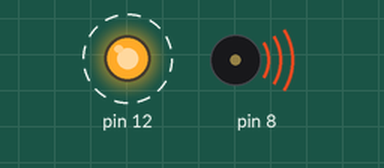
A program run on a simulated Arduino Nano, built with avr-gcc and run on an emulated ATmega328P. Parts: output pins drawn as LEDs (lit = HIGH), buzzer (waves = sounding). Dashed ring = blinking.

Above: at 0.2 s.
At 4.7 s:
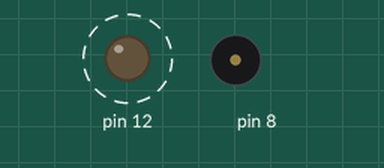
Timing chart, 0 to 5.2 s (numbered marks = the images above):
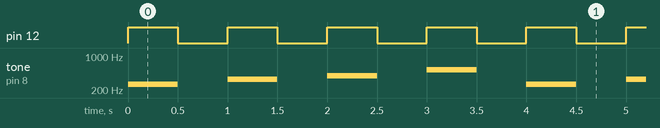

The program:

main.cpp
```cpp
#include <Arduino.h>

void setup() {
  pinMode(12, OUTPUT);
  pinMode(8, OUTPUT);
}

void loop() {
  digitalWrite(12, HIGH);
  tone(8, 262);
  delay(500);
  digitalWrite(12, LOW);
  noTone(8);
  delay(500);

  digitalWrite(12, HIGH);
  tone(8, 330);
  delay(500);
  digitalWrite(12, LOW);
  noTone(8);
  delay(500);

  digitalWrite(12, HIGH);
  tone(8, 392);
  delay(500);
  digitalWrite(12, LOW);
  noTone(8);
  delay(500);

  digitalWrite(12, HIGH);
  tone(8, 523);
  delay(500);
  digitalWrite(12, LOW);
  noTone(8);
  delay(500);
}
```

Measured:
- by itself, pin 12: alternates HIGH for 0.50 s and LOW for 0.50 s
- by itself, tone on pin 8: repeats every 4.0 s: silent 0.50 s, 330 Hz 0.50 s, silent 0.50 s, 392 Hz 0.50 s, silent 0.50 s, 523 Hz 0.50 s, silent 0.50 s, 262 Hz 0.50 s
